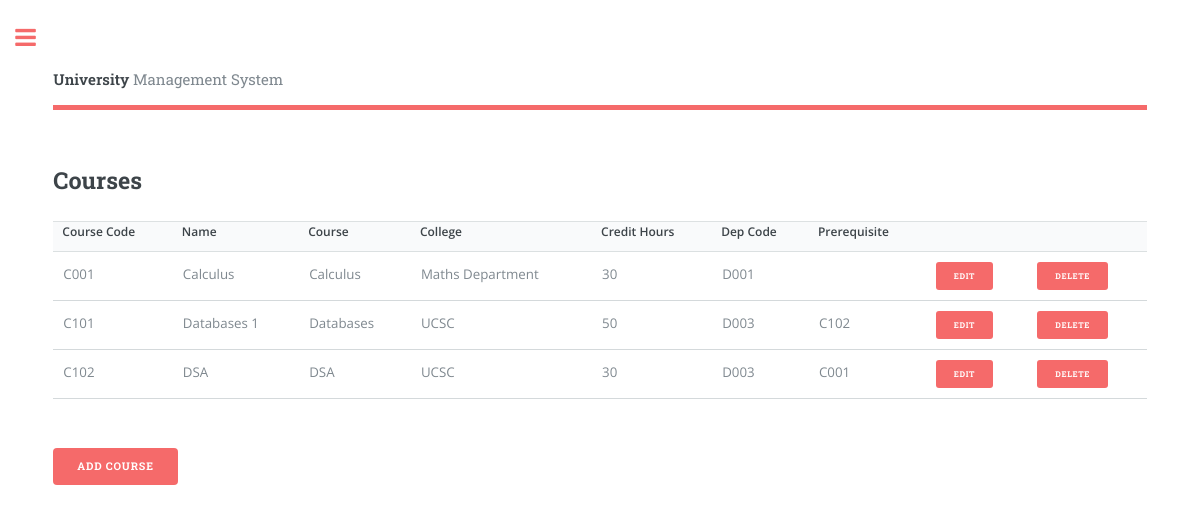
Page /View_Courses.php on the committed database.
### tables this page shows
CREATE TABLE `course` (
  `Course_Code` varchar(5) NOT NULL,
  `Name` varchar(30) NOT NULL,
  `Course` varchar(50) NOT NULL,
  `College` varchar(30) NOT NULL,
  `Credit_Hours` int(3) NOT NULL,
  `Dep_Code` varchar(4) NOT NULL,
  `Prerequisite` varchar(5) NOT NULL
);

### View_Courses.php (the view, shortened to what this page needs)
<!DOCTYPE HTML>
<?php
$servername = "localhost";
$username = "root";
$password = "";
$dbname = "university";
$conn = new mysqli($servername, $username, $password, $dbname);
?>
<html>
  <head>
    <link rel="stylesheet" href="assets/css/main.css" />
  </head>
  <body class="is-preload">
    <div id="wrapper">
      <div id="main">
        <div class="inner">
          <header id="header">
            <a href="dashboard.php" class="logo">
              <strong>University
              </strong> Management System
            </a>
          </header>
          <section>
            <header class="main">
              <h2>Courses
              </h2>
            </header>
            <div class="table-wrapper">
              <?php
$sql = "SELECT * FROM course";
$result = $conn->query($sql);
if($result->num_rows > 0){
echo "<table id='myTable'>
<tr>
<th>Course Code</th>
<th>Name</th>
<th>Course</th>
<th>College</th>
<th>Credit Hours</th>
<th>Dep Code</th>
<th>Prerequisite</th>
<th></th>
<th></th>
</tr>";
while($row = $result->fetch_assoc()){
echo "<tr>";
echo "<td>" . $row['Course_Code'] . "</td>";
echo "<td>" . $row['Name'] . "</td>";
echo "<td>" . $row['Course'] . "</td>";
echo "<td>" . $row['College'] . "</td>";
echo "<td>" . $row['Credit_Hours'] . "</td>";
echo "<td>" . $row['Dep_Code'] . "</td>";
echo "<td>" . $row['Prerequisite'] . "</td>";
echo "<td><a href='Edit_Course.php?id=".$row['Course_Code']."'><button class='button primary small'>Edit</button></a></td>";
echo "<td><a href='Delete_Course.php?id=".$row['Course_Code']."'><button class='button primary small'>Delete</button></a></td>";
echo "<tr>";
}
echo "</table>";
}
else{
echo "0 results";
}
?>
            </div>
            <br>
            <a href="Add_Courses.php">
              <button class="button primary">Add Course
              </button>
            </a>
          </section>
        </div>
      </div>
    </div>
  </body>
</html>

### rows in the picture
course: Course_Code "C001", Name "Calculus", Course "Calculus", College "Maths Department", Credit_Hours "30", Dep_Code "D001"
course: Course_Code "C101", Name "Databases 1", Course "Databases", College "UCSC", Credit_Hours "50", Dep_Code "D003", Prerequisite "C102"
course: Course_Code "C102", Name "DSA", Course "DSA", College "UCSC", Credit_Hours "30", Dep_Code "D003", Prerequisite "C001"
